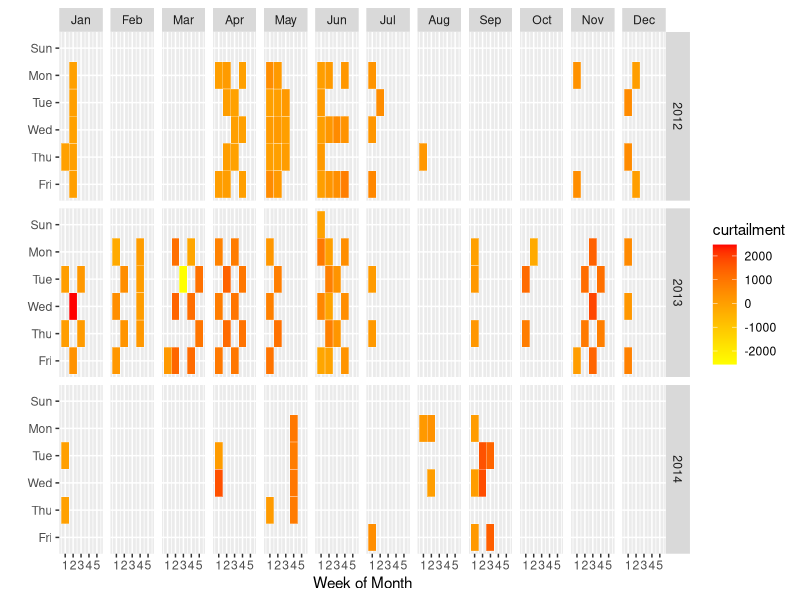

R code for this plot:
# This file does the following:
# reads total curtailment for each DR event
# (uses FB: fixed baseline)
# plots curtailment on a calendar

library(quantmod)
library(ggplot2)
library(reshape2)
library(plyr)
library(scales)

setwd("~/Desktop/curtailment/data/")
# read curtailment data for each event
events = read.csv("curtailment-FB.csv")

dat = data.frame(date=as.Date(events$date),
                 curtailment=events$curtailment)

dat$year = as.numeric(as.POSIXlt(dat$date)$year+1900)
dat$month = as.numeric(as.POSIXlt(dat$date)$mon+1)
dat$monthf = factor(dat$month,levels=as.character(1:12),
                    labels=c("Jan","Feb","Mar","Apr","May","Jun","Jul","Aug","Sep","Oct","Nov","Dec"),ordered=TRUE)
dat$weekday = as.POSIXlt(dat$date)$wday
dat$weekdayf = factor(dat$weekday,levels=rev(0:6),
                      labels=rev(c("Sun","Mon","Tue","Wed","Thu","Fri","Sat")),ordered=TRUE)
dat$yearmonth = as.yearmon(dat$date)
dat$yearmonthf = factor(dat$yearmonth)
dat$week = as.numeric(format(dat$date,"%W"))
dat = ddply(dat,.(yearmonthf),transform,monthweek=1+week-min(week))

# plot
P= ggplot(dat, aes(monthweek, weekdayf, fill = curtailment)) + 
  geom_tile(colour = "white") + 
  facet_grid(year~monthf) +
  scale_fill_gradient(low="yellow", high="red") +
  labs(plot.title = "Time-Series Calendar Heatmap") +
  xlab("Week of Month") + ylab("")
P
